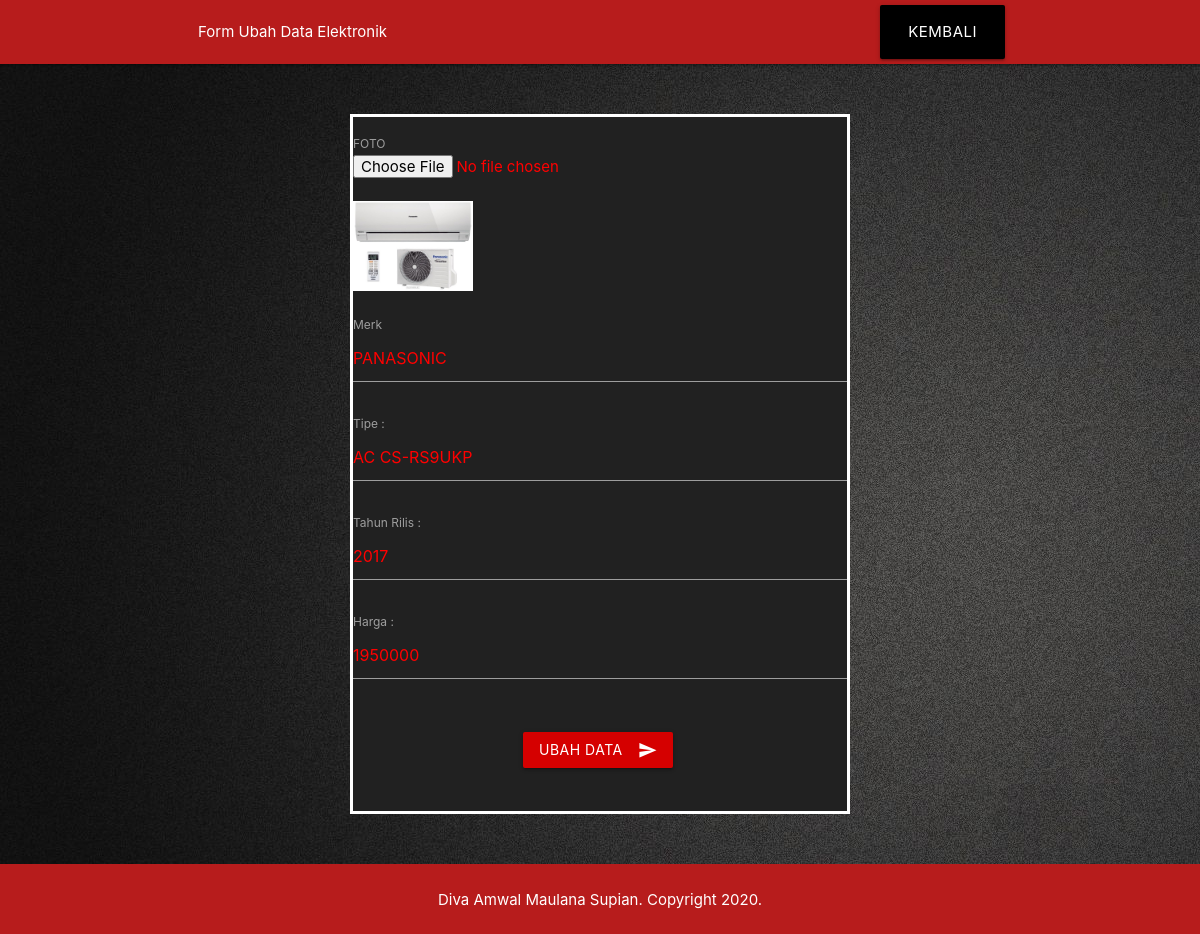
The app's page /php/ubah.php?id=6 (signed in) with its own data.
### tables this page shows
CREATE TABLE `elektronik` (
  `id` int(11) NOT NULL,
  `foto` varchar(100) NOT NULL,
  `merk` varchar(100) NOT NULL,
  `tipe` varchar(100) NOT NULL,
  `tahun_rilis` int(4) NOT NULL,
  `harga` int(100) NOT NULL
);

### php/functions.php (called while the page is built, shortened)
<?php
function koneksi()
{
	$conn = mysqli_connect("localhost", "root", "") or die("koneksi ke DB gagal");
	mysqli_select_db($conn, "tubes_193040126") or die("Database salah!");
	return $conn;
}
function query($sql)
{
	$conn = koneksi();
	$result = mysqli_query($conn, "$sql");
	$rows = [];
	while ($row = mysqli_fetch_assoc($result)) {
		$rows[] = $row;
	};
	return $rows;
}

### php/ubah.php (the view, shortened to what this page needs)
<?php
require 'functions.php';
$id = $_GET['id'];
$elek = query("SELECT * FROM elektronik WHERE id = $id")[0];
?>
<!DOCTYPE html>
<html lang="en">
<head>
  <link type="text/css" rel="stylesheet" href="../css/materialize.min.css" media="screen,projection" />
  <link rel="stylesheet" href="../css/ubah.css">
</head>
<body style="background-image: url(../assets/img/bg5.jpg);">
  <div class="navbar">
    <nav class="red darken-4">
      <div class="container" style="height: 150px;">
        <div class="nav-wrapper">
          <ul id="nav-mobile" data-target="mobile-nav" class="sidenav-trigger" class="center hide-on-med-and-down">
            <li class="red darken-4">Form Ubah Data Elektronik</li>
          </ul>
          <ul id="nav-mobile" class="right hide-on-med-and-down">
            <li><a href="admin.php" class="waves-effect waves-light btn-large black">KEMBALI</a></li>
          </ul>
        </div>
      </div>
    </nav>
  </div>
  <form action="" method="POST" enctype="multipart/form-data" style="width: 500px; height: 700px; border: 3px solid white;" class="responsive-table grey darken-4">
    <ul>
      <li>
        <label for="foto">FOTO </label> <br>
        <input type="file" name="foto" class="foto" onchange="previewImage()" id="foto" placeholder="FOTO" autofocus autocomplete="off" style="color: red;"><br><br>
        <img src="../assets/img/<?= $elek['foto']; ?>" width="120" style="display: block;" class="img-preview">
        <br>
      </li>
      <li>
        <label for="merk">Merk </label> <br>
        <input type="text" name="merk" id="merk" required style="color: red;" placeholder="MERK" value="<?= $elek["merk"]; ?>"><br><br>
      </li>
      <li>
        <label for="tipe">Tipe :</label> <br>
        <input type="text" name="tipe" id="tipe" required style="color: red;" placeholder="TIPE" value="<?= $elek["tipe"]; ?>"><br><br>
      </li>
      <li>
        <label for="tahun">Tahun Rilis :</label> <br>
        <input type="number" name="tahun" id="tahun" required style="color: red;" placeholder="TAHUN RILI" value="<?= $elek["tahun_rilis"]; ?>"><br><br>
      </li>
      <li>
        <label for="harga">Harga :</label> <br>
        <input type="number" name="harga" id="harga" required style="color: red;" placeholder="HARGA" value="<?= $elek["harga"]; ?>"><br><br>
      </li>
      <br>
      <p style="margin: auto; margin-left: 170px;"><button class="btn waves-effect waves-light red accent-4 center" type="submit" name="ubah">Ubah Data<i class="material-icons right">send</i>
        </button>
      </p>
    </ul>
  </form>
  <footer class="red darken-4 white-text center">
    <p>Diva Amwal Maulana Supian. Copyright 2020.</p>
  </footer>
</body>
</html>

### css/ubah.css (style rules this page uses)
form { margin: auto ; margin-top: 50px; margin-bottom: 50px; }
footer { padding: 10px 0; height: 70px; }

### records on screen
elektronik: foto (picture), merk "PANASONIC", tipe "AC CS-RS9UKP", tahun "2017", harga "1950000"
